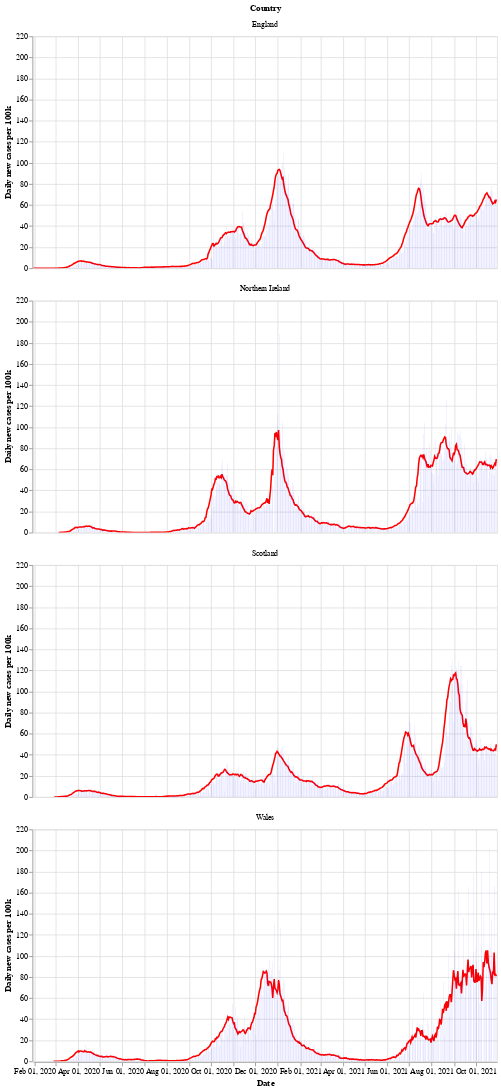

Write notebook code for a chart like this one.
### Markdown cell above
Next is a bar chart of the number of new cases in each country (per 100k population), with the 7 day moving average of cases. Again we see that Wales saw a longer period of raising and falling cases compared to the other countries.

After a period of cases falling, each nation is now seeing a rise in the number of cases - especially in Wales.

### Code cell
# collapse
bars = alt.Chart(uk_cases).mark_bar().encode(
    x=alt.X("yearmonthdate(date):T", axis=alt.Axis(title='Date')),
    y=alt.Y("newCasesRate:Q", axis=alt.Axis(title='Daily new cases per 100k')),
    tooltip='newCasesRate',
    color=alt.condition(
        alt.datum.dailyChange > 0,
        alt.value("orange"),  # The positive color
        alt.value("blue")  # The negative color
    )
).properties(title='New cases per 100k population with rolling 7 day average', width=600).interactive()
line = alt.Chart(uk_cases).mark_line(
    color='red',
    size=2,
).transform_window(
    rolling_mean='mean(newCasesRate)',
    frame=[0, 7],
    groupby=['areaName']
).encode(
    x='yearmonthdate(date):T',
    y='rolling_mean:Q'
)
alt.layer(line, bars, data=uk_cases).facet(alt.Row('areaName', title='Country'), columns=1)

### Figure 1 — Vega-Lite specification as saved in the notebook (floating-point values rounded to 4 significant figures; data arrays with more than 128 entries replaced by an {"elided": "..."} marker saying what was removed)
{"config": {"view": {"continuousWidth": 400, "continuousHeight": 300}}, "data": {"name": "data-5b9454c4beaa3ad83016b5cb977b4b01"}, "facet": {"type": "nominal", "field": "areaName", "title": "Country"}, "spec": {"layer": [{"mark": {"type": "line", "color": "red", "size": 2}, "encoding": {"x": {"type": "temporal", "field": "date", "timeUnit": "yearmonthdate"}, "y": {"type": "quantitative", "field": "rolling_mean"}}, "transform": [{"window": [{"op": "mean", "field": "newCasesRate", "as": "rolling_mean"}], "frame": [0, 7], "groupby": ["areaName"]}]}, {"mark": "bar", "encoding": {"color": {"condition": {"value": "orange", "test": "(datum.dailyChange > 0)"}, "value": "blue"}, "tooltip": {"type": "quantitative", "field": "newCasesRate"}, "x": {"type": "temporal", "axis": {"title": "Date"}, "field": "date", "timeUnit": "yearmonthdate"}, "y": {"type": "quantitative", "axis": {"title": "Daily new cases per 100k"}, "field": "newCasesRate"}}, "selection": {"selector002": {"type": "interval", "bind": "scales", "encodings": ["x", "y"]}}, "title": "New cases per 100k population with rolling 7 day average", "width": 600}]}, "columns": 1, "$schema": "https://vega.github.io/schema/vega-lite/v4.8.1.json", "datasets": {"data-5b9454c4beaa3ad83016b5cb977b4b01": {"elided": "2464 records"}}}
